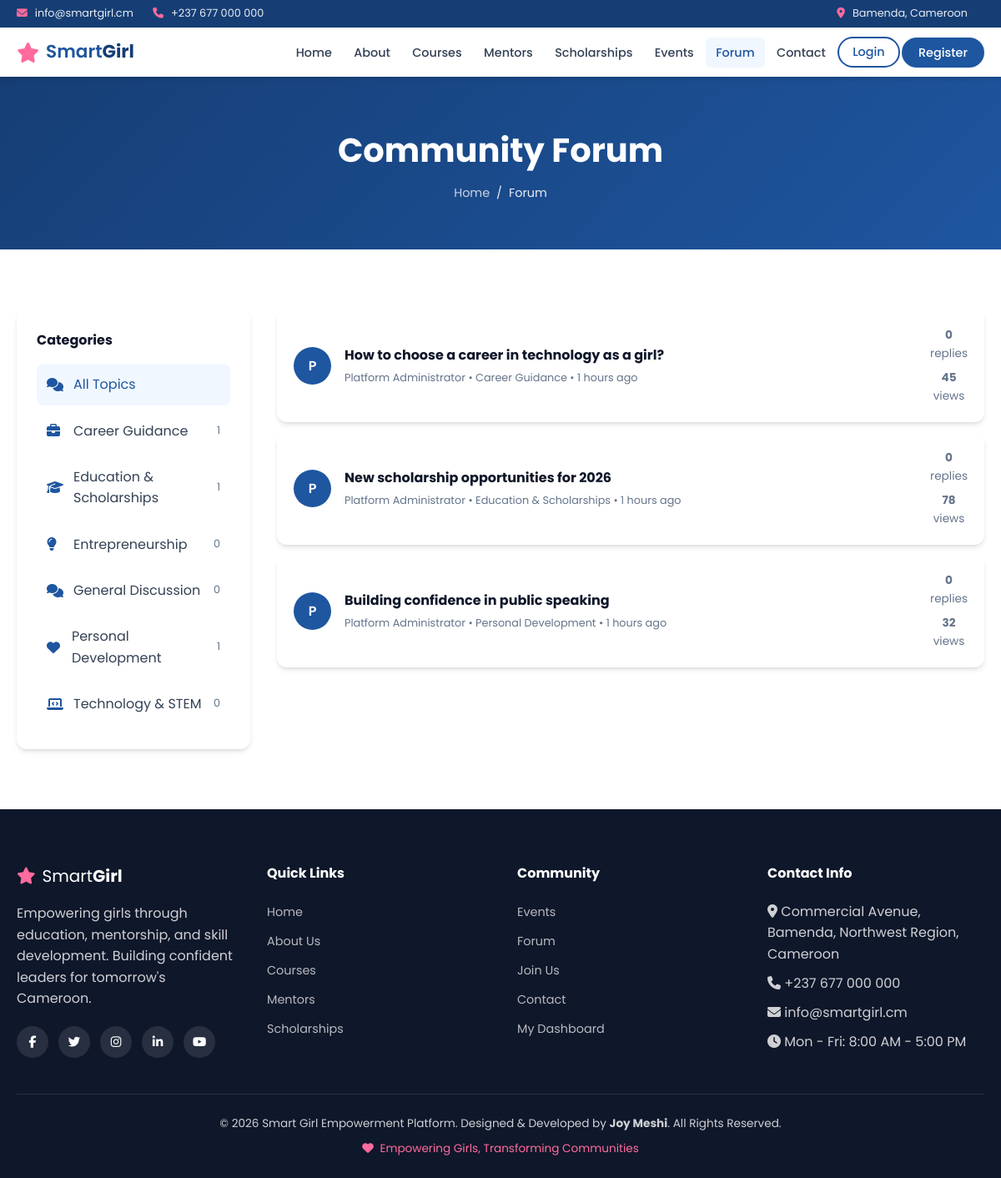
/forum.php, run on the app's committed database.
### tables this page shows
CREATE TABLE IF NOT EXISTS forum_categories (
    id INT AUTO_INCREMENT PRIMARY KEY,
    name VARCHAR(100) NOT NULL,
    description TEXT NOT NULL,
    icon VARCHAR(50) DEFAULT 'fa-comments'
);

CREATE TABLE IF NOT EXISTS forum_topics (
    id INT AUTO_INCREMENT PRIMARY KEY,
    category_id INT NOT NULL,
    user_id INT NOT NULL,
    title VARCHAR(255) NOT NULL,
    content TEXT NOT NULL,
    views INT DEFAULT 0,
    is_pinned TINYINT(1) DEFAULT 0,
    is_locked TINYINT(1) DEFAULT 0,
    created_at TIMESTAMP DEFAULT CURRENT_TIMESTAMP,
    updated_at TIMESTAMP DEFAULT CURRENT_TIMESTAMP ON UPDATE CURRENT_TIMESTAMP,
    FOREIGN KEY (category_id) REFERENCES forum_categories(id) ON DELETE CASCADE,
    FOREIGN KEY (user_id) REFERENCES users(id) ON DELETE CASCADE
);

CREATE TABLE IF NOT EXISTS users (
    id INT AUTO_INCREMENT PRIMARY KEY,
    full_name VARCHAR(150) NOT NULL,
    email VARCHAR(150) NOT NULL UNIQUE,
    password VARCHAR(255) NOT NULL,
    phone VARCHAR(20) DEFAULT NULL,
    location VARCHAR(100) DEFAULT NULL,
    role ENUM('user', 'admin', 'mentor') DEFAULT 'user',
    bio TEXT DEFAULT NULL,
    profile_image VARCHAR(255) DEFAULT 'default-avatar.png',
    is_active TINYINT(1) DEFAULT 1,
    created_at TIMESTAMP DEFAULT CURRENT_TIMESTAMP,
    updated_at TIMESTAMP DEFAULT CURRENT_TIMESTAMP ON UPDATE CURRENT_TIMESTAMP
);

### includes/functions.php (called while the page is built, shortened)
<?php
function e(?string $value): string
{
    return htmlspecialchars($value ?? '', ENT_QUOTES, 'UTF-8');
}
function timeAgo(string $datetime): string
{
    $time = strtotime($datetime);
    $diff = time() - $time;
    if ($diff < 86400) return floor($diff / 3600) . ' hours ago';
    return formatDate($datetime);
}

### forum.php (the view, shortened to what this page needs)
<?php
$pdo = getDBConnection();
$categoryId = (int) ($_GET['category'] ?? 0);
$topicId = (int) ($_GET['topic'] ?? 0);
$categories = $pdo->query("SELECT fc.*, (SELECT COUNT(*) FROM forum_topics ft WHERE ft.category_id = fc.id) as topic_count FROM forum_categories fc ORDER BY fc.name")->fetchAll();
$topicSql = "SELECT ft.*, u.full_name, fc.name as category_name,
    (SELECT COUNT(*) FROM forum_replies fr WHERE fr.topic_id = ft.id) as reply_count
    FROM forum_topics ft JOIN users u ON ft.user_id = u.id JOIN forum_categories fc ON ft.category_id = fc.id";
$topicParams = [];
$topicSql .= " ORDER BY ft.is_pinned DESC, ft.updated_at DESC";
$stmt = $pdo->prepare($topicSql);
$stmt->execute($topicParams);
$topics = $stmt->fetchAll();
require_once __DIR__ . '/includes/header.php';
?>
<div class="page-header">
    <div class="container">
        <h1>Community Forum</h1>
        <div class="breadcrumb"><a href="index.php">Home</a> <span>/</span> <span>Forum</span></div>
    </div>
</div>
<section class="section">
    <div class="container">
        <?php if ($topicId && isset($topic)): ?>
        <div style="max-width:800px;margin:0 auto;">
            <div class="card" style="padding:1.5rem;margin-bottom:1rem;">
                <div class="card-meta" style="margin-bottom:0.75rem;">
                    <span><?= e($topic['category_name']) ?></span>
                    <?php if ($topic['is_pinned']): ?><span style="background:#fef3c7;color:#92400e;">Pinned</span><?php endif; ?>
                </div>
                <h2 style="color:var(--gray-900);margin-bottom:1rem;"><?= e($topic['title']) ?></h2>
                <div style="display:flex;align-items:center;gap:1rem;margin-bottom:1rem;">
                    <div class="topic-avatar"><?= strtoupper(substr($topic['full_name'], 0, 1)) ?></div>
                    <div>
                        <strong><?= e($topic['full_name']) ?></strong><br>
                        <small style="color:var(--gray-500);"><?= timeAgo($topic['created_at']) ?> &bull; <?= (int)$topic['views'] ?> views</small>
                    </div>
                </div>
                <p style="line-height:1.8;color:var(--gray-700);"><?= nl2br(e($topic['content'])) ?></p>
            </div>
            <h3 style="margin:1.5rem 0 1rem;color:var(--gray-900);"><?= count($replies) ?> Replies</h3>
            <?php foreach ($replies as $reply): ?>
            <div class="card" style="padding:1.25rem;margin-bottom:0.75rem;">
                <div style="display:flex;gap:1rem;">
                    <div class="topic-avatar" style="width:40px;height:40px;font-size:0.9rem;"><?= strtoupper(substr($reply['full_name'], 0, 1)) ?></div>
                    <div>
                        <strong><?= e($reply['full_name']) ?></strong>
                        <small style="color:var(--gray-500);margin-left:0.5rem;"><?= timeAgo($reply['created_at']) ?></small>
                        <p style="margin-top:0.5rem;line-height:1.7;"><?= nl2br(e($reply['content'])) ?></p>
                    </div>
                </div>
            </div>
            <?php endforeach; ?>
            <?php if (isLoggedIn() && !$topic['is_locked']): ?>
            <div class="form-card" style="margin-top:1.5rem;">
                <h3 style="margin-bottom:1rem;">Post a Reply</h3>
                <form method="POST">
                    <?= csrfField() ?>
                    <input type="hidden" name="action" value="reply">
                    <input type="hidden" name="topic_id" value="<?= $topicId ?>">
                    <div class="form-group">
                        <textarea name="content" required placeholder="Share your thoughts..."></textarea>
                    </div>
                    <button type="submit" class="btn btn-blue"><i class="fas fa-reply"></i> Post Reply</button>
                </form>
            </div>
            <?php elseif ($topic['is_locked']): ?>
            <p style="text-align:center;color:var(--gray-500);margin-top:1rem;"><i class="fas fa-lock"></i> This topic is locked.</p>
            <?php else: ?>
            <p style="text-align:center;margin-top:1rem;"><a href="login.php" class="btn btn-blue">Login to Reply</a></p>
            <?php endif; ?>
            <div style="text-align:center;margin-top:1.5rem;"><a href="forum.php">&larr; Back to Forum</a></div>
        </div>
        <?php else: ?>
        <div class="forum-layout">
            <aside class="forum-sidebar">
                <h3>Categories</h3>
                <a href="forum.php" class="forum-cat <?= !$categoryId ? 'active' : '' ?>">
                    <i class="fas fa-comments"></i> All Topics
                </a>
                <?php foreach ($categories as $cat): ?>
                <a href="forum.php?category=<?= $cat['id'] ?>" class="forum-cat <?= $categoryId == $cat['id'] ? 'active' : '' ?>">
                    <i class="fas <?= e($cat['icon']) ?>"></i>
                    <?= e($cat['name']) ?>
                    <span style="margin-left:auto;font-size:0.8rem;color:var(--gray-500);"><?= (int)$cat['topic_count'] ?></span>
                </a>
                <?php endforeach; ?>
            </aside>
            <div>
                <?php if (empty($topics)): ?>
                <div class="empty-state"><i class="fas fa-comments"></i><h3>No topics yet</h3><p>Be the first to start a discussion!</p></div>
                <?php else: ?>
                <?php foreach ($topics as $t): ?>
                <a href="forum.php?topic=<?= $t['id'] ?>" class="topic-item" style="text-decoration:none;color:inherit;">
                    <div class="topic-avatar"><?= strtoupper(substr($t['full_name'], 0, 1)) ?></div>
                    <div class="topic-info">
                        <h4><?= e($t['title']) ?> <?= $t['is_pinned'] ? '<i class="fas fa-thumbtack" style="color:var(--warning);font-size:0.8rem;"></i>' : '' ?></h4>
                        <div class="topic-meta">
                            <?= e($t['full_name']) ?> &bull; <?= e($t['category_name']) ?> &bull; <?= timeAgo($t['created_at']) ?>
                        </div>
                    </div>
                    <div class="topic-stats">
                        <div><strong><?= (int)$t['reply_count'] ?></strong><br>replies</div>
                        <div style="margin-top:0.5rem;"><strong><?= (int)$t['views'] ?></strong><br>views</div>
                    </div>
                </a>
                <?php endforeach; ?>
                <?php endif; ?>
            </div>
        </div>
        <?php endif; ?>
    </div>
</section>
<?php require_once __DIR__ . '/includes/footer.php'; ?>

### assets/css/style.css (style rules this page uses)
:root { --primary: #1e56a0; --primary-dark: #163e75; --primary-light: #3d7dd4; --secondary: #f0f7ff; --accent: #ff6b9d; --accent-light: #ffe0ec; --white: #ffffff; --gray-50: #f8fafc; --gray-100: #f1f5f9; --gray-200: #e2e8f0; --gray-300: #cbd5e1; --gray-500: #64748b; --gray-700: #334155; --gray-900: #0f172a; --success: #10b981; --warning: #f59e0b; --error: #ef4444; --shadow: 0 4px 6px -1px rgba(0,0,0,0.1), 0 2px 4px -2px rgba(0,0,0,0.1); --shadow-lg: 0 10px 15px -3px rgba(30,86,160,0.15), 0 4px 6px -4px rgba(0,0,0,0.1); --radius: 12px; --transition: all 0.3s ease; --font: 'Poppins', sans-serif; }
*, *::before, *::after { box-sizing: border-box; margin: 0; padding: 0; }
html { scroll-behavior: smooth; }
body { font-family: var(--font); color: var(--gray-700); line-height: 1.6; background: var(--white); }
.container { max-width: 1200px; margin: 0 auto; padding: 0 1.25rem; }
a { color: var(--primary); text-decoration: none; transition: var(--transition); }
.section { padding: 4.5rem 0; }
.page-header { background: linear-gradient(135deg, var(--primary-dark), var(--primary)); color: var(--white); padding: 3.5rem 0; text-align: center; }
.page-header h1 { font-size: 2.5rem; margin-bottom: 0.5rem; }
.breadcrumb { display: flex; justify-content: center; gap: 0.5rem; font-size: 0.9rem; opacity: 0.9; }
.breadcrumb a { color: rgba(255,255,255,0.85); }
.forum-layout { display: grid; grid-template-columns: 280px 1fr; gap: 2rem; }
.forum-sidebar { background: var(--white); border-radius: var(--radius); box-shadow: var(--shadow); padding: 1.5rem; height: fit-content; }
.forum-sidebar h3 { font-size: 1rem; margin-bottom: 1rem; color: var(--gray-900); }
.forum-cat { display: flex; align-items: center; gap: 0.75rem; padding: 0.75rem; border-radius: 8px; margin-bottom: 0.35rem; color: var(--gray-700); transition: var(--transition); }
.forum-cat:hover, .forum-cat.active { background: var(--secondary); color: var(--primary); }
.forum-cat i { width: 20px; color: var(--primary); }
.topic-item { display: flex; align-items: center; gap: 1rem; padding: 1.25rem; background: var(--white); border-radius: var(--radius); box-shadow: var(--shadow); margin-bottom: 0.75rem; transition: var(--transition); }
.topic-avatar { width: 45px; height: 45px; border-radius: 50%; background: var(--primary); color: var(--white); display: flex; align-items: center; justify-content: center; font-weight: 600; flex-shrink: 0; }
.topic-info { flex: 1; }
.topic-info h4 { color: var(--gray-900); margin-bottom: 0.25rem; }
.topic-meta { font-size: 0.8rem; color: var(--gray-500); }
.topic-stats { text-align: center; font-size: 0.85rem; color: var(--gray-500); }

### data on the page
forum_categories: name "Career Guidance", topic_count "1"
forum_categories: name "Education & Scholarships", topic_count "1"
forum_categories: name "Entrepreneurship", topic_count "0"
forum_categories: name "General Discussion", topic_count "0"
forum_categories: name "Personal Development", topic_count "1"
forum_categories: name "Technology & STEM", topic_count "0"
forum_topics: user.full_name "P", title "How to choose a career in technology as a girl?", user.full_name "Platform Administrator", category.name "Career Guidance", created_at "1 hours ago", reply_count "0", views "45"
forum_topics: user.full_name "P", title "New scholarship opportunities for 2026", user.full_name "Platform Administrator", category.name "Education & Scholarships", created_at "1 hours ago", reply_count "0", views "78"
forum_topics: user.full_name "P", title "Building confidence in public speaking", user.full_name "Platform Administrator", category.name "Personal Development", created_at "1 hours ago", reply_count "0", views "32"

### other printed values
SITE_EMAIL "info@smartgirl.cm"
SITE_PHONE "+237 677 000 000"
SITE_ADDRESS "Commercial Avenue, Bamenda, Northwest Region, Cameroon"
SITE_NAME "Smart Girl Empowerment Platform"
